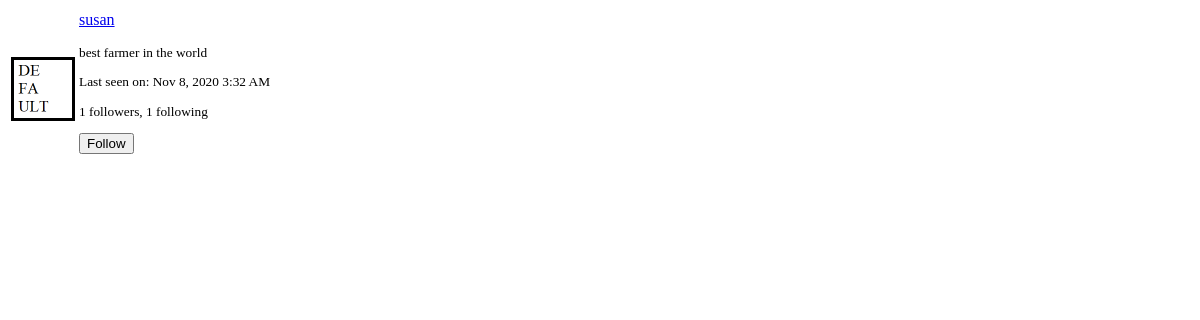
Page /user/susan/popup (signed in) on the earlier database version.
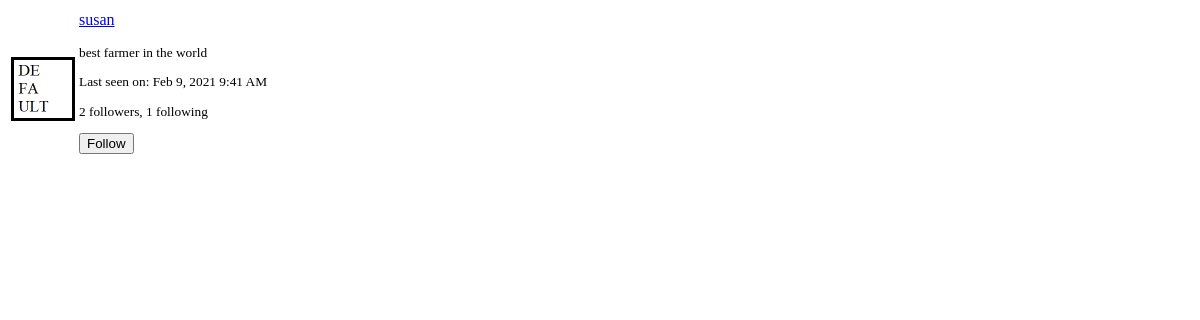
Same page on the later database version.
### app/models.py (models this page shows, shortened)
class User(UserMixin, db.Model):
    id = db.Column(db.Integer, primary_key=True)
    username = db.Column(db.String(64), index=True, unique=True)
    email = db.Column(db.String(120), index=True, unique=True)
    password_hash = db.Column(db.String(128))
    posts = db.relationship('Post', backref='author', lazy='dynamic')
    about_me = db.Column(db.String(140))
    last_seen = db.Column(db.DateTime, default=datetime.utcnow)
    followed = db.relationship(
        'User', secondary=followers,
        primaryjoin=(followers.c.follower_id == id),
        secondaryjoin=(followers.c.followed_id == id),
        backref=db.backref('followers', lazy='dynamic'), lazy='dynamic'
    )
    def avatar(self, size=128):
        if os.path.isfile('../static/images/{}.png'.format(self.username)):
            return '../static/images/{}.png'.format(self.username)
        return '../static/images/default.png'
    def is_following(self, user):
        return self.followed.filter(followers.c.followed_id == user.id).count() > 0

### app/routes.py (the view)
@app.route('/user/<username>/popup')
@login_required
def user_popup(username):
    user = User.query.filter_by(username=username).first_or_404()
    form = EmptyForm()
    return render_template('user_popup.html', user=user, form=form)

### app/forms.py
class EmptyForm(FlaskForm):
    submit = SubmitField('Submit')

### app/models.py (called while the page is built)
@login.user_loader
def load_user(id):
    return User.query.get(int(id))

### app/routes.py (called while the page is built)
@app.before_request
def before_request():
    if current_user.is_authenticated:
        current_user.last_seen = datetime.utcnow()
        db.session.commit()
        g.locale = str(get_locale())

### app/templates/user_popup.html (shortened to what this page needs)
<table class="table">
    <tr>
        <td width="64" style="border: 0px;"><img width="64px" src="{{ user.avatar(64) }}"></td>
        <td style="border: 0px;">
            <p><a href="{{ url_for('user', username=user.username) }}">{{ user.username }}</a></p>
            <small>
                {% if user.about_me %}<p>{{ user.about_me }}</p>{% endif %}
                {% if user.last_seen %}
                <p>{{ _('Last seen on') }}: {{ moment(user.last_seen).format('lll') }}</p>
                {% endif %}
                <p>
                    {{ _('%(count)d followers', count=user.followers.count()) }},
                    {{ _('%(count)d following', count=user.followed.count()) }}
                </p>
                {% if user != current_user %}
                    {% if not current_user.is_following(user) %}
                    <p>
                        <form action="{{ url_for('follow', username=user.username) }}" method="post">
                            {{ form.submit(value=_('Follow'), class_='btn btn-default btn-sm') }}
                        </form>
                    </p>
                    {% endif %}
                {% endif %}
            </small>
        </td>
    </tr>
</table>

Differences in the rows shown:
changed User "susan": last_seen "Nov 8, 2020 3:32 AM" → "Feb 9, 2021 9:41 AM"
Other differences:
text no longer shown: "1 followers"
text now shown: "2 followers"
